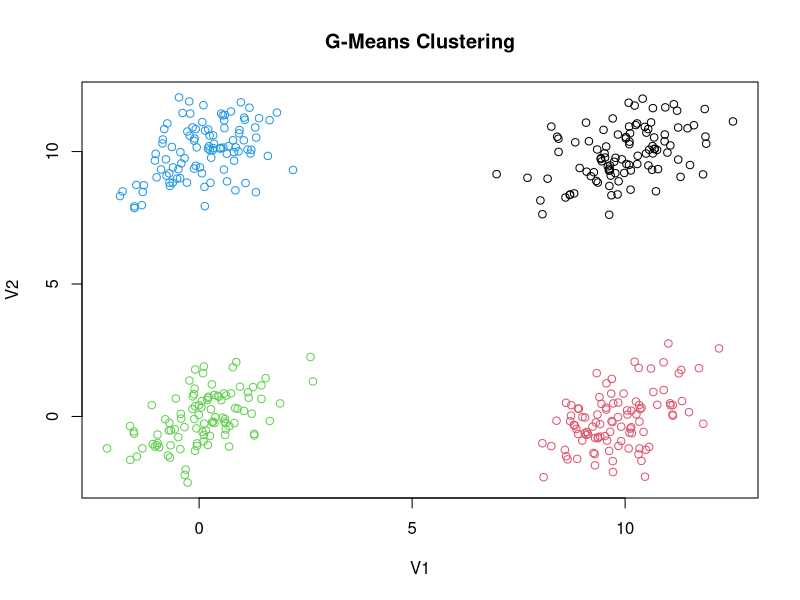
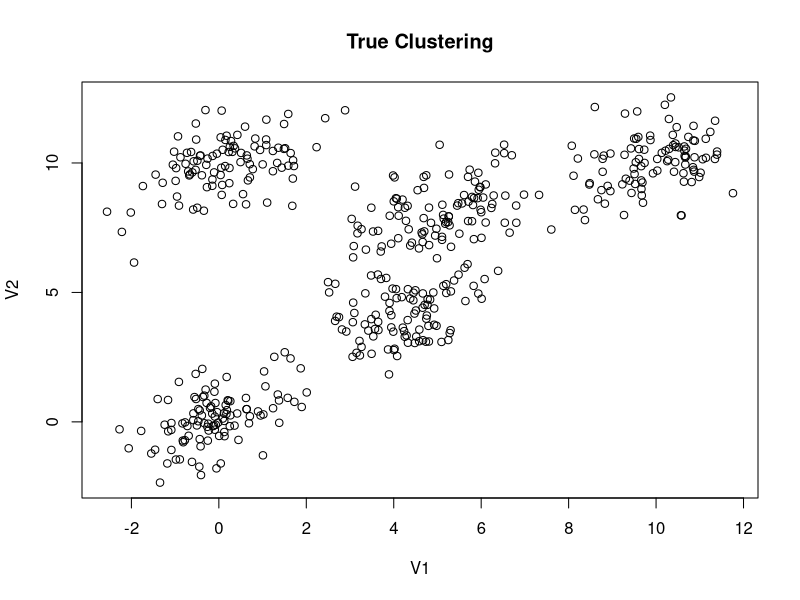

Source code (R) for these figures, in order:
df <- read.csv(file = "output.csv", header = FALSE)
data <- df[, -ncol(df)]
labels <- df[, ncol(df)]
plot(data, col = labels)
title(main = "G-Means Clustering")

df <- read.csv(file = "data/gmean5.csv", header = FALSE)
plot(df)
title(main = "True Clustering")
